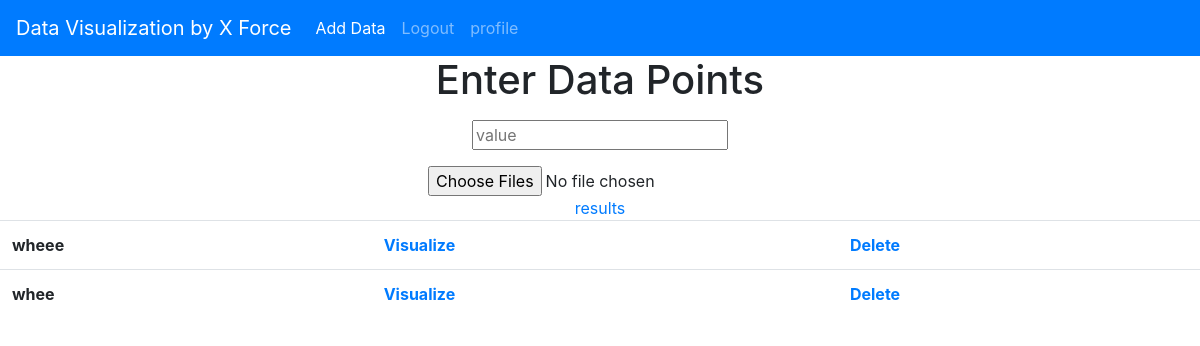
The app's page /graph/ (signed in), older data.
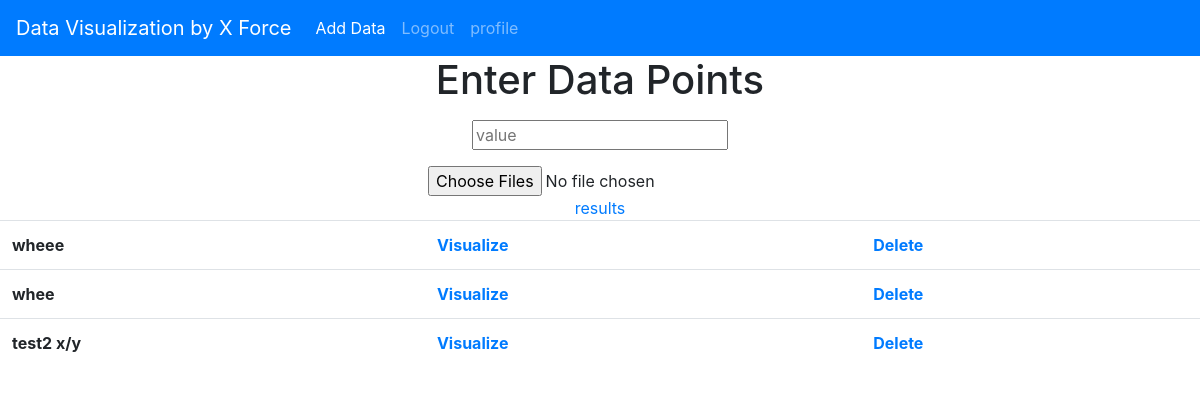
The same page, newer data.
### graph/models.py (models this page shows, shortened)
class dataO(models.Model):
    title = models.CharField(max_length = 100)
    xaxis = models.TextField()
    yaxis = models.TextField(default = "")
    author = models.ForeignKey(User, on_delete=models.CASCADE)

### graph/views.py (the view)
# urls.py: path('', DataListView.as_view(), name= 'graph-home'),
class DataListView(ListView):
    model = dataO
    template_name = 'graph/frontpage.html'
    context_object_name = 'datasets'

### graph/templates/graph/frontpage.html (shortened to what this page needs)
{% extends "graph/base.html" %}
{% load static %}
{%block content %}
<center><h1>Enter Data Points</h1></center>
		<p>
		<center><input id="value" placeholder="value"></center>
		</p>
		<center>
		<div id="inputs" class="clearfix">
    		<input type="file" id="files" name="files[]" multiple />
 		</div>
    <a href = "{% url 'graph-result'%}"> results </a>
		</center>
      <table class= "table table-hover">
      {% for data1 in datasets %}
  			<div>
          {% if data1.author == user %}
            <tr>
            <th>{{data1.title}}</th>
            <th><a href = "/graph/data/{{data1.id}}/">Visualize</a></th>
            <th><a href = "/graph/data/{{data1.id}}/delete">Delete</a></th>
            </tr>
          {% endif %}
  			</div>
  		{% endfor %}
{% endblock content %}

### graph/templates/graph/base.html (shortened to what this page needs)
{% load static %}
<!doctype html>
<html>
	<head>
	<link rel="stylesheet" href="https://stackpath.bootstrapcdn.com/bootstrap/4.1.3/css/bootstrap.min.css">
	</head>
	<body class="body" >
		<nav class="navbar navbar-expand-lg navbar-dark bg-primary">
  <a class="navbar-brand" href="{% url 'graph-home' %}">Data Visualization by X Force</a>
  <div class="collapse navbar-collapse" id="navbarSupportedContent">
    <ul class="navbar-nav mr-auto">
    {% if user.is_authenticated %}
			<li class="nav-item active">
        <a class="nav-link" href="{% url 'graph-create' %}"> Add Data </a>
      </li>
      <li class="nav-item">
        <a class="nav-link" href="{% url 'logout' %}">Logout</a>
      </li>
			<li class="nav-item">
        <a class="nav-link" href="{% url 'profile' %}">profile</a>
      </li>
		{% endif %}
    </ul>
  </div>
</nav>
	{% block content %}{% endblock %}
	</body>
</html>

Row changes from the older to the newer data that the page shows:
added dataO: title "test2 x/y"
